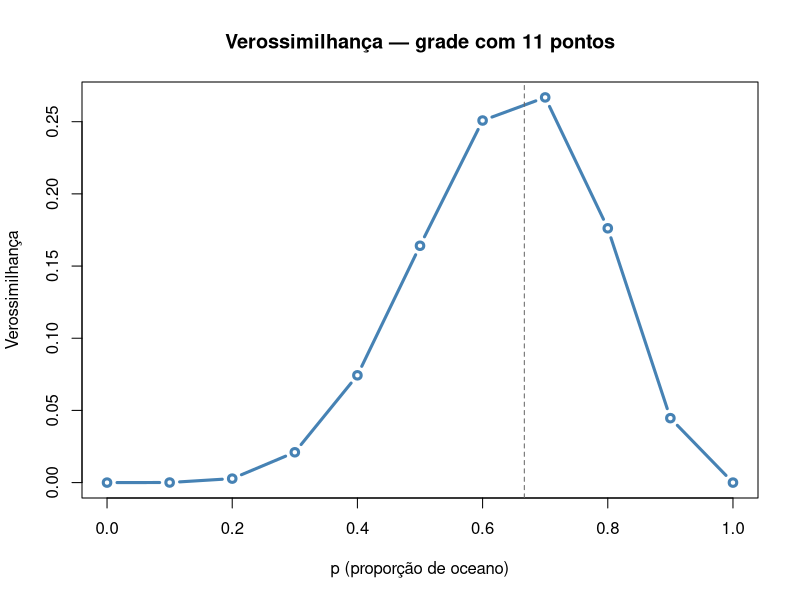
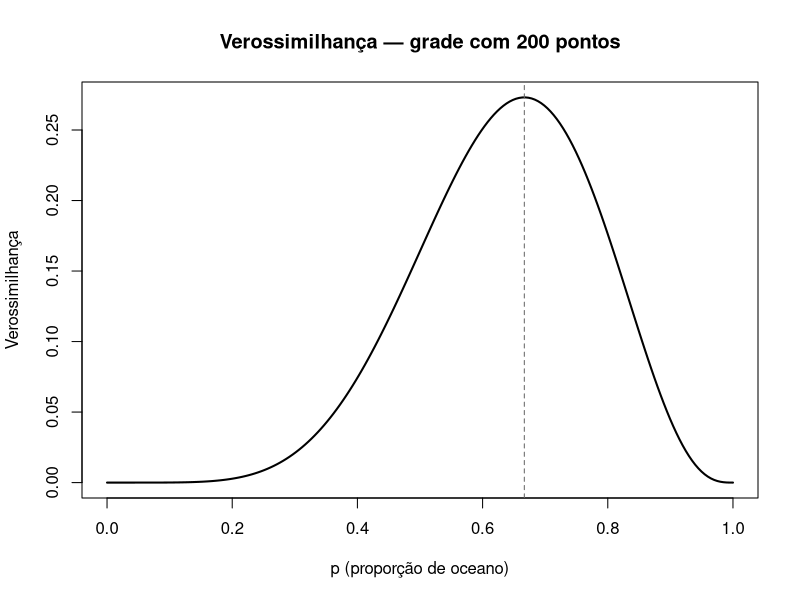
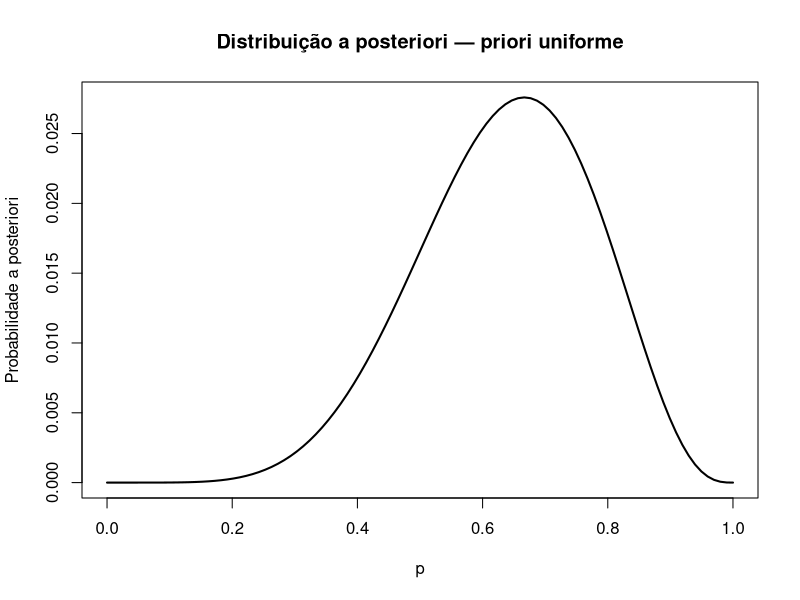
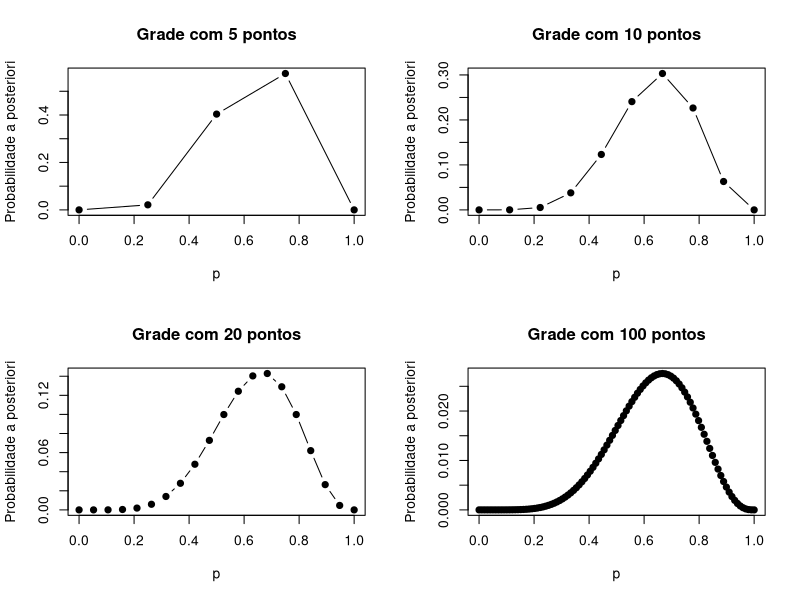
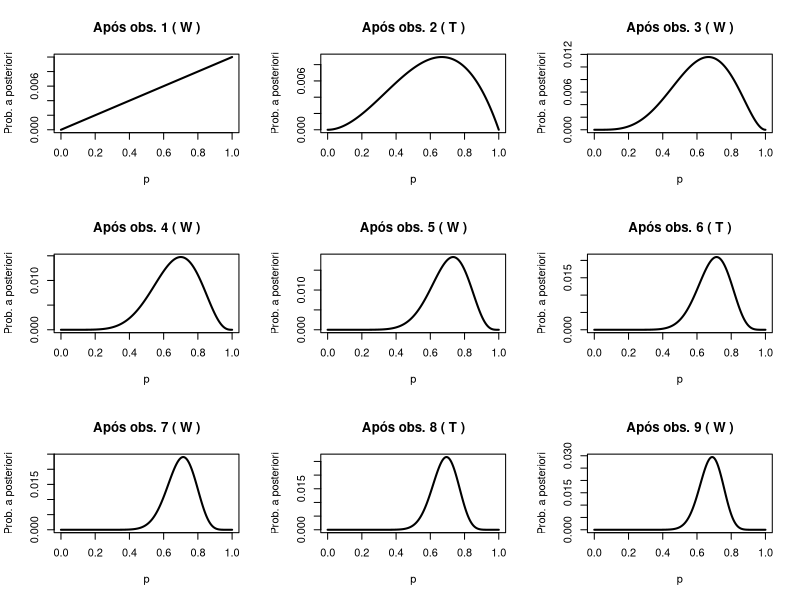
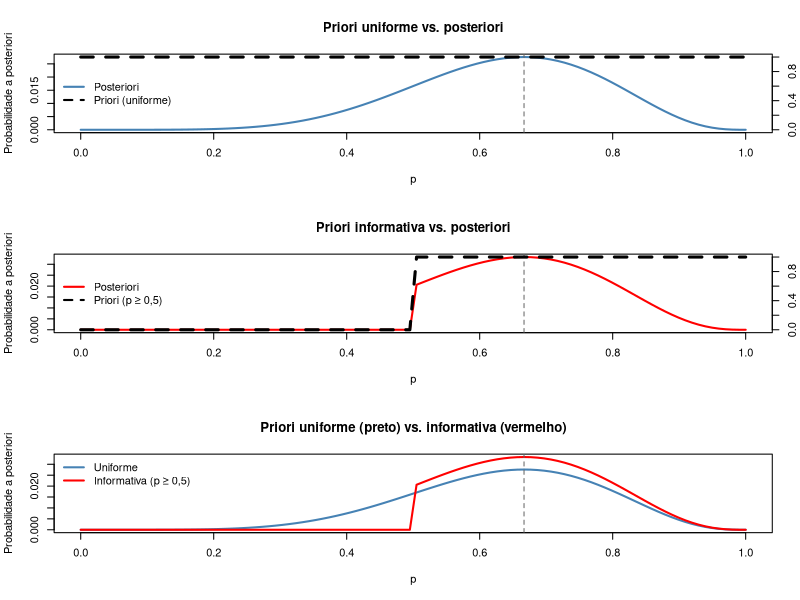
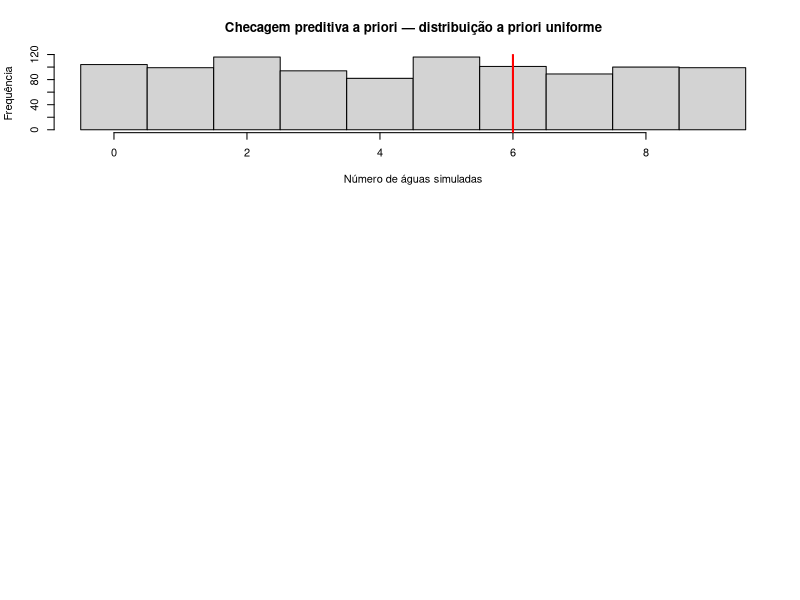

Recreate these plots in R, in order.
## ---- chunk 1
#| eval: true

# Dados do experimento
k <- 6   # águas observadas
n <- 9   # total de lançamentos

# Grade grosseira: 11 pontos (p = 0, 0.1, 0.2, ..., 1.0)
p_grade <- seq(0, 1, by = 0.1)

# Verossimilhança em cada ponto
lik_grade <- dbinom(k, size = n, prob = p_grade)

# Gráfico de pontos
plot(p_grade, lik_grade, type = "b", lwd = 3, col = "steelblue",
     xlab = "p (proporção de oceano)", ylab = "Verossimilhança",
     main = "Verossimilhança — grade com 11 pontos")
abline(v = k / n, lty = 2, col = "gray40")  # pico em p = 6/9
## ---- chunk 2
#| eval: true

# Grade fina: 200 pontos
p_fino <- seq(0, 1, length.out = 200)
lik_fino <- dbinom(k, size = n, prob = p_fino)

# Gráfico de linha
plot(p_fino, lik_fino, type = "l", lwd = 2,
     xlab = "p (proporção de oceano)", ylab = "Verossimilhança",
     main = "Verossimilhança — grade com 200 pontos")
abline(v = k / n, lty = 2, col = "gray40")
## ---- chunk 3
#| eval: true

# Grade com 100 pontos igualmente espaçados em [0, 1]
p_grid <- seq(0, 1, length.out = 100)

# Dados
k <- 6; n <- 9

# Passo 1: verossimilhança
likelihood <- dbinom(k, size = n, prob = p_grid)

# Passo 2: distribuição a priori uniforme e produto
prior_unif <- dunif(p_grid, min = 0, max = 1)
peso       <- prior_unif * likelihood

# Passo 3: normalização
posterior_unif <- peso / sum(peso)

# Visualização
plot(p_grid, posterior_unif, type = "l", lwd = 2,
     xlab = "p", ylab = "Probabilidade a posteriori",
     main = "Distribuição a posteriori — priori uniforme")
## ---- chunk 4
#| eval: true

# Comparação: grade com 5, 20 e 100 pontos
par(mfrow = c(2,2))
for (n_pts in c(5, 10, 20, 100)) {
  pg   <- seq(0, 1, length.out = n_pts)
  lik  <- dbinom(k, size = n, prob = pg)
  post <- lik / sum(lik)    # priori uniforme: post ∝ lik
  plot(pg, post, type = "b", pch = 19,
       main = paste("Grade com", n_pts, "pontos"),
       xlab = "p", ylab = "Probabilidade a posteriori")
}
## ---- chunk 5
#| eval: true

p_grid <- seq(0, 1, length.out = 200)
obs    <- c("W","T","W","W","W","T","W","T","W")

# Distribuição a priori inicial: uniforme
prior_atual <- rep(1, 200)
prior_atual <- prior_atual / sum(prior_atual)

# Gráfico em sequência
par(mfrow = c(3, 3))
for (i in seq_along(obs)) {
  k_i  <- sum(obs[1:i] == "W")
  n_i  <- i
  lik  <- dbinom(k_i, size = n_i, prob = p_grid)
  peso <- prior_atual * lik
  post <- peso / sum(peso)

  plot(p_grid, post, type = "l", lwd = 2,
       main = paste("Após obs.", i, "(", obs[i], ")"),
       xlab = "p", ylab = "Prob. a posteriori", ylim = c(0, max(post)))

  prior_atual <- post   # posteriori atual vira priori da próxima iteração
}
par(mfrow = c(1, 1))
## ---- chunk 6
#| eval: true
#| fig-height: 12

p_grid <- seq(0, 1, length.out = 100)
k <- 6; n <- 9

# Verossimilhança
likelihood <- dbinom(k, size = n, prob = p_grid)

# Priori 1: uniforme
prior_unif     <- rep(1, 100)
posterior_unif <- prior_unif * likelihood
posterior_unif <- posterior_unif / sum(posterior_unif)

# Priori 2: informativa — zero abaixo de 0,5
prior_info     <- ifelse(p_grid < 0.5, 0, 1)
posterior_info <- prior_info * likelihood
posterior_info <- posterior_info / sum(posterior_info)

par(mfrow = c(3,1))
## Priori 1: uniforme
plot(p_grid, posterior_unif, type = "l", lwd = 2, col = "steelblue",
     xlab = "p", ylab = "Probabilidade a posteriori",
     main = "Priori uniforme vs. posteriori",
     ylim = c(0, max(posterior_unif)))
abline(v = k / n, lty = 2, col = "gray40")

# Segundo eixo y à direita para a prior_unif
par(new = TRUE)
plot(p_grid, prior_unif, type = "l", lty = 2, lwd = 3, col = "black",
     axes = FALSE, xlab = "", ylab = "",
     ylim = c(0, max(prior_unif)))
axis(side = 4)
mtext("Probabilidade a priori", side = 4, line = 3)
legend("left", legend = c("Posteriori", "Priori (uniforme)"),
       col = c("steelblue", "black"), lty = c(1,2), lwd = 2, bty = "n")

## Priori 2: informativa — zero abaixo de 0,5
plot(p_grid, posterior_info, type = "l", lwd = 2, col = "red",
     xlab = "p", ylab = "Probabilidade a posteriori",
     main = "Priori informativa vs. posteriori",
     ylim = c(0, max(posterior_info)))
abline(v = k / n, lty = 2, col = "gray40")

# Segundo eixo y à direita para a prior_info
par(new = TRUE)
plot(p_grid, prior_info, type = "l", lty = 2, lwd = 3, col = "black",
     axes = FALSE, xlab = "", ylab = "",
     ylim = c(0, max(prior_info)))
axis(side = 4)
mtext("Probabilidade a priori", side = 4, line = 3)
legend("left", legend = c("Posteriori", "Priori (p ≥ 0,5)"),
       col = c("red", "black"), lty = c(1,2), lwd = 2, bty = "n")

# Comparação entre as posterioris
plot(p_grid, posterior_unif, type = "l", col = "steelblue", lwd = 2,
     xlab = "p", ylab = "Probabilidade a posteriori",
     main = "Priori uniforme (preto) vs. informativa (vermelho)",
     ylim = c(0, max(posterior_unif, posterior_info)))
lines(p_grid, posterior_info, col = "red", lwd = 2)
abline(v = k / n, lty = 2, col = "gray40")   # proporção observada
legend("topleft", legend = c("Uniforme", "Informativa (p ≥ 0,5)"),
       col = c("steelblue", "red"), lwd = 2, bty = "n")


## ---- chunk 7
#| eval: true

# Amostrar 1000 valores de p da distribuição a priori uniforme
p_amostrado <- runif(1000, min = 0, max = 1)

# Para cada p amostrado, simular 9 lançamentos
k_pred <- rbinom(1000, size = 9, prob = p_amostrado)

# Histograma da checagem preditiva a priori
hist(k_pred, breaks = -0.5 + (0:10),
     xlab = "Número de águas simuladas",
     ylab = "Frequência",
     main = "Checagem preditiva a priori — distribuição a priori uniforme")
abline(v = 6, col = "red", lwd = 2)   # valor observado
